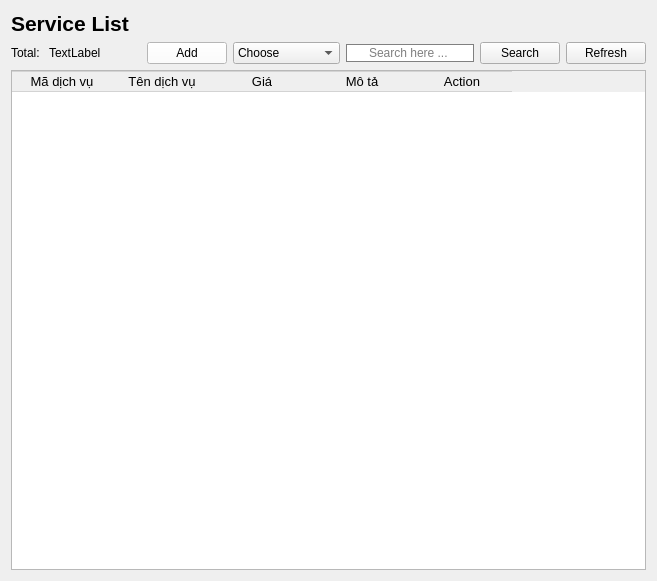
           <widget class="QWidget" name="page_4">
            <layout class="QVBoxLayout" name="verticalLayout_8">
             <item>
              <layout class="QHBoxLayout" name="horizontalLayout_21">
               <item>
                <widget class="QLabel" name="label_14">
                 <property name="font">
                  <font>
                   <pointsize>16</pointsize>
                   <bold>true</bold>
                  </font>
                 </property>
                 <property name="text">
                  <string>Service List</string>
                 </property>
                </widget>
               </item>
               <item>
                <spacer name="horizontalSpacer_15">
                 <property name="orientation">
                  <enum>Qt::Orientation::Horizontal</enum>
                 </property>
                 <property name="sizeHint" stdset="0">
                  <size>
                   <width>40</width>
                   <height>20</height>
                  </size>
                 </property>
                </spacer>
               </item>
              </layout>
             </item>
             <item>
              <layout class="QHBoxLayout" name="horizontalLayout_22">
               <item>
                <layout class="QHBoxLayout" name="horizontalLayout_23">
                 <item>
                  <widget class="QLabel" name="label_15">
                   <property name="text">
                    <string>Total: </string>
                   </property>
                  </widget>
                 </item>
                 <item>
                  <widget class="QLabel" name="totalservice">
                   <property name="text">
                    <string>TextLabel</string>
                   </property>
                  </widget>
                 </item>
                </layout>
               </item>
               <item>
                <spacer name="horizontalSpacer_16">
                 <property name="orientation">
                  <enum>Qt::Orientation::Horizontal</enum>
                 </property>
                 <property name="sizeHint" stdset="0">
                  <size>
                   <width>40</width>
                   <height>20</height>
                  </size>
                 </property>
                </spacer>
               </item>
               <item>
                <widget class="QPushButton" name="addSer">
                 <property name="minimumSize">
                  <size>
                   <width>70</width>
                   <height>0</height>
                  </size>
                 </property>
                 <property name="styleSheet">
                  <string notr="true">QPushButton{
background-color: rgb(255, 255, 255);
}</string>
                 </property>
                 <property name="text">
                  <string>Add</string>
                 </property>
                 <property name="icon">
                  <iconset resource="Icon.qrc">
                   <normaloff>:/new/prefix1/Resources/add.png</normaloff>:/new/prefix1/Resources/add.png</iconset>
                 </property>
                 <property name="iconSize">
                  <size>
                   <width>10</width>
                   <height>10</height>
                  </size>
                 </property>
                 <property name="checkable">
                  <bool>false</bool>
                 </property>
                </widget>
               </item>
               <item>
                <widget class="QComboBox" name="CBSS">
                 <item>
                  <property name="text">
                   <string>Choose</string>
                  </property>
                 </item>
                 <item>
                  <property name="text">
                   <string>Service ID</string>
                  </property>
                 </item>
                 <item>
                  <property name="text">
                   <string>Service Name</string>
                  </property>
                 </item>
                 <item>
                  <property name="text">
                   <string/>
                  </property>
                 </item>
                </widget>
               </item>
               <item>
                <widget class="QLineEdit" name="LineEditSearchSer">
                 <property name="styleSheet">
                  <string notr="true">QLineEdit{
padding-left:20px;
border: 1px solid gray;
border-radius: 10px;
}</string>
                 </property>
                 <property name="placeholderText">
                  <string>Search here ...</string>
                 </property>
                </widget>
               </item>
               <item>
                <widget class="QPushButton" name="searchSer">
                 <property name="text">
                  <string>Search</string>
                 </property>
                 <property name="icon">
                  <iconset resource="Icon.qrc">
                   <normaloff>:/new/prefix1/Resources/loupe.png</normaloff>:/new/prefix1/Resources/loupe.png</iconset>
                 </property>
                 <property name="checkable">
                  <bool>false</bool>
                 </property>
                </widget>
               </item>
               <item>
                <widget class="QPushButton" name="RefbtnSer">
                 <property name="text">
                  <string>Refresh</string>
                 </property>
                 <property name="icon">
                  <iconset resource="Icon.qrc">
                   <normaloff>:/new/prefix1/Resources/reload.png</normaloff>:/new/prefix1/Resources/reload.png</iconset>
                 </property>
                </widget>
               </item>
              </layout>
             </item>
             <item>
              <widget class="QTableWidget" name="SerTable">
               <property name="minimumSize">
                <size>
                 <width>0</width>
                 <height>500</height>
                </size>
               </property>
               <property name="font">
                <font>
                 <pointsize>10</pointsize>
                </font>
               </property>
               <property name="styleSheet">
                <string notr="true">QPushButton{
	 border: none;
}
QTableWidget::item {
       border-right: none;
       border-left: none;
       border-bottom: 1px solid #D3D3D3;
}
QHeaderView::section {
       border: 1px solid #D3D3D3; 
       border-right: none;      
       border-left: none;       
}</string>
               </property>
               <property name="editTriggers">
                <set>QAbstractItemView::EditTrigger::NoEditTriggers</set>
               </property>
               <property name="alternatingRowColors">
                <bool>true</bool>
               </property>
               <property name="selectionMode">
                <enum>QAbstractItemView::SelectionMode::NoSelection</enum>
               </property>
               <property name="showGrid">
                <bool>false</bool>
               </property>
               <attribute name="horizontalHeaderVisible">
                <bool>true</bool>
               </attribute>
               <attribute name="horizontalHeaderCascadingSectionResizes">
                <bool>false</bool>
               </attribute>
               <attribute name="horizontalHeaderHighlightSections">
                <bool>true</bool>
               </attribute>
               <attribute name="horizontalHeaderShowSortIndicator" stdset="0">
                <bool>false</bool>
               </attribute>
               <attribute name="horizontalHeaderStretchLastSection">
                <bool>false</bool>
               </attribute>
               <column>
                <property name="text">
                 <string>Mã dịch vụ</string>
                </property>
                <property name="font">
                 <font>
                  <pointsize>10</pointsize>
                 </font>
                </property>
               </column>
               <column>
                <property name="text">
                 <string>Tên dịch vụ</string>
                </property>
                <property name="font">
                 <font>
                  <pointsize>10</pointsize>
                 </font>
                </property>
               </column>
               <column>
                <property name="text">
                 <string>Giá</string>
                </property>
                <property name="font">
                 <font>
                  <pointsize>10</pointsize>
                 </font>
                </property>
               </column>
               <column>
                <property name="text">
                 <string>Mô tả</string>
                </property>
                <property name="font">
                 <font>
                  <pointsize>10</pointsize>
                 </font>
                </property>
               </column>
               <column>
                <property name="text">
                 <string>Action</string>
                </property>
                <property name="font">
                 <font>
                  <pointsize>10</pointsize>
                 </font>
                </property>
               </column>
              </widget>
             </item>
            </layout>
           </widget>
